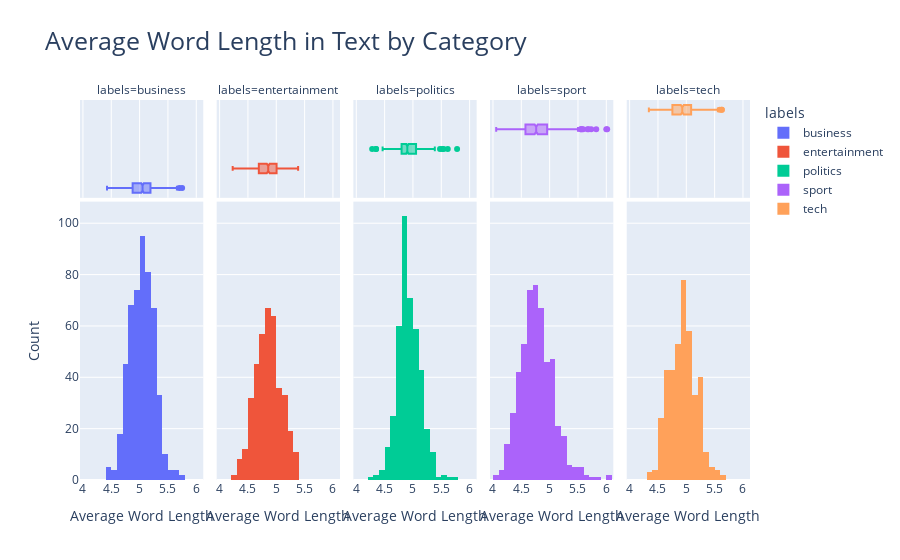

Here is the notebook cell this chart was saved with:
### Markdown cell above
<a id="33"></a>
### <div style="text-align:left; border-radius:15px; padding:20px; color:Black; margin:0; font-size:100%; font-family:Arial; background-color:#48cae4; overflow:hidden"><b>⚡ 3.Average Word Length in Text by Category </b>
</div>
    <a href="#table-of-contents" style="font-family: Arial, sans-serif; font-size: 15px; background-color: #7b2cbf; color: #ffffff; padding: 7px 15px; text-decoration: none; border-radius: 15px;">
        [Table of Content 📜⬆️]
    </a>

### Code cell
# Calculate the average word length for each text
df['avg_word_length'] = df['text'].str.split().apply(lambda x: np.mean([len(word) for word in x]))

fig = px.histogram(
    df, 
    x='avg_word_length', 
    color='labels',
    facet_col='labels',
    title='Average Word Length in Text by Category',
    labels={'avg_word_length': 'Average Word Length'}, 
    marginal='box', 
    nbins=20       
)

fig.update_layout(
    xaxis_title='Average Word Length',
    yaxis_title='Count',
    title_font_size=25
)


fig.show()

### Figure 1 — Plotly figure (JSON) as saved in the notebook; plotly's stock layout.template omitted (floating-point values rounded to 4 significant figures; data arrays with more than 128 entries replaced by an {"elided": "..."} marker saying what was removed)
{"data": [{"alignmentgroup": "True", "bingroup": "x", "hovertemplate": "labels=business<br>Average Word Length=%{x}<br>count=%{y}<extra></extra>", "legendgroup": "business", "marker": {"color": "#636efa", "pattern": {"shape": ""}}, "name": "business", "nbinsx": 20, "offsetgroup": "business", "orientation": "v", "showlegend": true, "type": "histogram", "x": {"elided": "510 float values"}, "xaxis": "x", "yaxis": "y"}, {"alignmentgroup": "True", "hovertemplate": "labels=business<br>Average Word Length=%{x}<extra></extra>", "legendgroup": "business", "marker": {"color": "#636efa"}, "name": "business", "notched": true, "offsetgroup": "business", "showlegend": false, "type": "box", "x": {"elided": "510 float values"}, "xaxis": "x6", "yaxis": "y6"}, {"alignmentgroup": "True", "bingroup": "x", "hovertemplate": "labels=entertainment<br>Average Word Length=%{x}<br>count=%{y}<extra></extra>", "legendgroup": "entertainment", "marker": {"color": "#EF553B", "pattern": {"shape": ""}}, "name": "entertainment", "nbinsx": 20, "offsetgroup": "entertainment", "orientation": "v", "showlegend": true, "type": "histogram", "x": {"elided": "386 float values"}, "xaxis": "x2", "yaxis": "y2"}, {"alignmentgroup": "True", "hovertemplate": "labels=entertainment<br>Average Word Length=%{x}<extra></extra>", "legendgroup": "entertainment", "marker": {"color": "#EF553B"}, "name": "entertainment", "notched": true, "offsetgroup": "entertainment", "showlegend": false, "type": "box", "x": {"elided": "386 float values"}, "xaxis": "x7", "yaxis": "y7"}, {"alignmentgroup": "True", "bingroup": "x", "hovertemplate": "labels=politics<br>Average Word Length=%{x}<br>count=%{y}<extra></extra>", "legendgroup": "politics", "marker": {"color": "#00cc96", "pattern": {"shape": ""}}, "name": "politics", "nbinsx": 20, "offsetgroup": "politics", "orientation": "v", "showlegend": true, "type": "histogram", "x": {"elided": "417 float values"}, "xaxis": "x3", "yaxis": "y3"}, {"alignmentgroup": "True", "hovertemplate": "labels=politics<br>Average Word Length=%{x}<extra></extra>", "legendgroup": "politics", "marker": {"color": "#00cc96"}, "name": "politics", "notched": true, "offsetgroup": "politics", "showlegend": false, "type": "box", "x": {"elided": "417 float values"}, "xaxis": "x8", "yaxis": "y8"}, {"alignmentgroup": "True", "bingroup": "x", "hovertemplate": "labels=sport<br>Average Word Length=%{x}<br>count=%{y}<extra></extra>", "legendgroup": "sport", "marker": {"color": "#ab63fa", "pattern": {"shape": ""}}, "name": "sport", "nbinsx": 20, "offsetgroup": "sport", "orientation": "v", "showlegend": true, "type": "histogram", "x": {"elided": "511 float values"}, "xaxis": "x4", "yaxis": "y4"}, {"alignmentgroup": "True", "hovertemplate": "labels=sport<br>Average Word Length=%{x}<extra></extra>", "legendgroup": "sport", "marker": {"color": "#ab63fa"}, "name": "sport", "notched": true, "offsetgroup": "sport", "showlegend": false, "type": "box", "x": {"elided": "511 float values"}, "xaxis": "x9", "yaxis": "y9"}, {"alignmentgroup": "True", "bingroup": "x", "hovertemplate": "labels=tech<br>Average Word Length=%{x}<br>count=%{y}<extra></extra>", "legendgroup": "tech", "marker": {"color": "#FFA15A", "pattern": {"shape": ""}}, "name": "tech", "nbinsx": 20, "offsetgroup": "tech", "orientation": "v", "showlegend": true, "type": "histogram", "x": {"elided": "401 float values"}, "xaxis": "x5", "yaxis": "y5"}, {"alignmentgroup": "True", "hovertemplate": "labels=tech<br>Average Word Length=%{x}<extra></extra>", "legendgroup": "tech", "marker": {"color": "#FFA15A"}, "name": "tech", "notched": true, "offsetgroup": "tech", "showlegend": false, "type": "box", "x": {"elided": "401 float values"}, "xaxis": "x10", "yaxis": "y10"}], "layout": {"annotations": [{"font": {}, "showarrow": false, "text": "labels=business", "x": 0.092, "xanchor": "center", "xref": "paper", "y": 1, "yanchor": "bottom", "yref": "paper"}, {"font": {}, "showarrow": false, "text": "labels=entertainment", "x": 0.296, "xanchor": "center", "xref": "paper", "y": 1, "yanchor": "bottom", "yref": "paper"}, {"font": {}, "showarrow": false, "text": "labels=politics", "x": 0.5, "xanchor": "center", "xref": "paper", "y": 1, "yanchor": "bottom", "yref": "paper"}, {"font": {}, "showarrow": false, "text": "labels=sport", "x": 0.704, "xanchor": "center", "xref": "paper", "y": 1, "yanchor": "bottom", "yref": "paper"}, {"font": {}, "showarrow": false, "text": "labels=tech", "x": 0.908, "xanchor": "center", "xref": "paper", "y": 1, "yanchor": "bottom", "yref": "paper"}], "barmode": "relative", "legend": {"title": {"text": "labels"}, "tracegroupgap": 0}, "title": {"font": {"size": 25}, "text": "Average Word Length in Text by Category"}, "xaxis": {"anchor": "y", "domain": [0, 0.184], "title": {"text": "Average Word Length"}}, "xaxis10": {"anchor": "y10", "domain": [0.816, 1], "matches": "x", "showgrid": true, "showticklabels": false}, "xaxis2": {"anchor": "y2", "domain": [0.204, 0.388], "matches": "x", "title": {"text": "Average Word Length"}}, "xaxis3": {"anchor": "y3", "domain": [0.408, 0.592], "matches": "x", "title": {"text": "Average Word Length"}}, "xaxis4": {"anchor": "y4", "domain": [0.612, 0.796], "matches": "x", "title": {"text": "Average Word Length"}}, "xaxis5": {"anchor": "y5", "domain": [0.816, 1], "matches": "x", "title": {"text": "Average Word Length"}}, "xaxis6": {"anchor": "y6", "domain": [0, 0.184], "matches": "x", "showgrid": true, "showticklabels": false}, "xaxis7": {"anchor": "y7", "domain": [0.204, 0.388], "matches": "x", "showgrid": true, "showticklabels": false}, "xaxis8": {"anchor": "y8", "domain": [0.408, 0.592], "matches": "x", "showgrid": true, "showticklabels": false}, "xaxis9": {"anchor": "y9", "domain": [0.612, 0.796], "matches": "x", "showgrid": true, "showticklabels": false}, "yaxis": {"anchor": "x", "domain": [0, 0.7326], "title": {"text": "Count"}}, "yaxis10": {"anchor": "x10", "domain": [0.7426, 1], "matches": "y6", "showgrid": false, "showline": false, "showticklabels": false, "ticks": ""}, "yaxis2": {"anchor": "x2", "domain": [0, 0.7326], "matches": "y", "showticklabels": false}, "yaxis3": {"anchor": "x3", "domain": [0, 0.7326], "matches": "y", "showticklabels": false}, "yaxis4": {"anchor": "x4", "domain": [0, 0.7326], "matches": "y", "showticklabels": false}, "yaxis5": {"anchor": "x5", "domain": [0, 0.7326], "matches": "y", "showticklabels": false}, "yaxis6": {"anchor": "x6", "domain": [0.7426, 1], "matches": "y6", "showgrid": false, "showline": false, "showticklabels": false, "ticks": ""}, "yaxis7": {"anchor": "x7", "domain": [0.7426, 1], "matches": "y6", "showgrid": false, "showline": false, "showticklabels": false, "ticks": ""}, "yaxis8": {"anchor": "x8", "domain": [0.7426, 1], "matches": "y6", "showgrid": false, "showline": false, "showticklabels": false, "ticks": ""}, "yaxis9": {"anchor": "x9", "domain": [0.7426, 1], "matches": "y6", "showgrid": false, "showline": false, "showticklabels": false, "ticks": ""}}}
